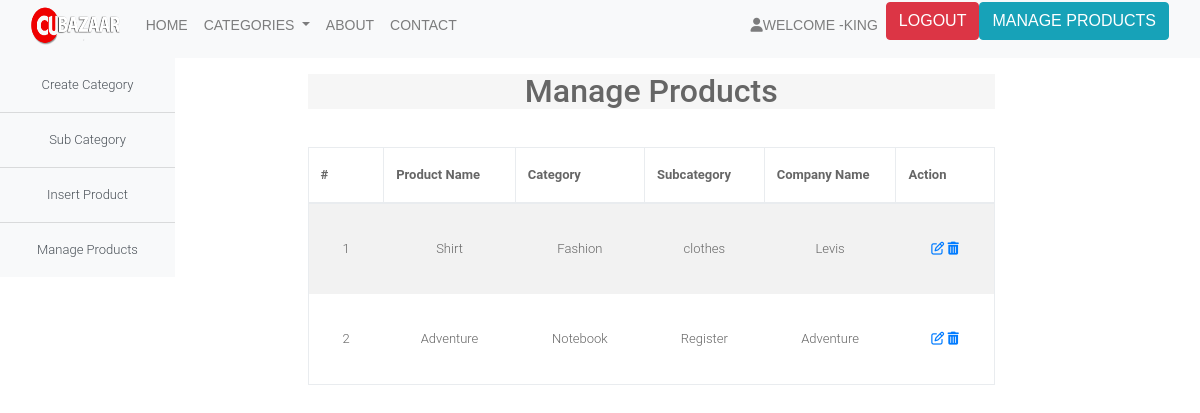
/manage-products.php (signed in), run on the app's committed database.
### tables this page shows
CREATE TABLE `products` (
  `id` int(11) NOT NULL,
  `category` int(11) NOT NULL,
  `subCategory` int(11) NOT NULL,
  `users` int(11) NOT NULL,
  `productName` varchar(255) NOT NULL,
  `productCompany` varchar(255) NOT NULL,
  `productPrice` int(11) NOT NULL,
  `productDescription` longtext NOT NULL,
  `productImage1` varchar(255) NOT NULL,
  `productImage2` varchar(255) NOT NULL,
  `productImage3` varchar(255) NOT NULL,
  `productAvailability` varchar(255) NOT NULL
);

CREATE TABLE `category` (
  `id` int(11) NOT NULL,
  `categoryName` varchar(255) NOT NULL,
  `categoryDescription` longtext NOT NULL
);

CREATE TABLE `subcategory` (
  `id` int(11) NOT NULL,
  `categoryid` int(11) NOT NULL,
  `subcategory` varchar(255) NOT NULL
);

### manage-products.php (the view, shortened to what this page needs)
<?php
include('includes/config.php');
?>
<!DOCTYPE html>
<html lang="en">
<head>
	<link rel="stylesheet" type="text/css" href="vendor/bootstrap/css/bootstrap.min.css">
	<link rel="stylesheet" type="text/css" href="fonts/font-awesome-4.7.0/css/font-awesome.min.css">
	<link rel="stylesheet" type="text/css" href="css/main.css">
</head>
<body>
<?php include('includes/header.php');?>
<?php include('includes/sidebar.php');?>
<div class="col-md-1"></div>
<div class="col-md-7">
	<h2 class="panel-heading">Manage Products</h2>
							<div class="module-body table">
									<br />
								<table cellpadding="0" cellspacing="0" border="0" class="datatable-1 table table-bordered table-striped	 display" width="100%">
									<thead>
										<tr>
											<th>#</th>
											<th>Product Name</th>
											<th>Category </th>
											<th>Subcategory</th>
											<th>Company Name</th>
											<th>Action</th>
										</tr>
									</thead>
									<tbody>
<?php
$uid = $_SESSION['id'];
 $query=mysqli_query($con,"select products.*,category.categoryName,subcategory.subcategory from products join category on category.id=products.category join subcategory on subcategory.id=products.subCategory where users = ".$uid);
$cnt=1;
while($row=mysqli_fetch_array($query))
{
?>
										<tr>
											<td><?php echo htmlentities($cnt);?></td>
											<td><?php echo htmlentities($row['productName']);?></td>
											<td><?php echo htmlentities($row['categoryName']);?></td>
											<td> <?php echo htmlentities($row['subcategory']);?></td>
											<td><?php echo htmlentities($row['productCompany']);?></td>
											<td>
											<a href="edit-products.php?id=<?php echo $row['id']?>" ><i class="fa fa-edit"></i></a>
											<a href="manage-products.php?id=<?php echo $row['id']?>&del=delete" onClick="return confirm('Are you sure you want to delete?')"><i class="fa fa-trash"></i></a></td>
										</tr>
										<?php $cnt=$cnt+1; } ?>
										</tbody>
								</table>
							</div>
						</div>
</body>
</html>

### css/main.css (style rules this page uses)
body { font-family: 'Roboto', sans-serif; font-size: 16px; font-weight: 300; color: #888; line-height: 30px; text-align: center; }
a { -webkit-transition: all 0.2s linear 0s; -moz-transition: all 0.2s linear 0s; -o-transition: all 0.2s linear 0s; transition: all 0.2s linear 0s; }
body { font-size: 13px; color: #666666; background-color: #fff; overflow-x: hidden; margin: 0; padding: 0; font-family: 'Roboto', sans-serif; }
a { outline: none!important; }
.body-content .my-wishlist-page .my-wishlist table > thead > tr > th, .table > tbody > tr > th, .table > tfoot > tr > th, .table > thead > tr > td, .table > tbody > tr > td, .table > tfoot > tr > td { vertical-align: middle; border: none; padding: 30px; }
.panel-heading { background-color: #f6f6f6; }

### data on the page
products: productName "Shirt", category.categoryName "Fashion", subcategory.subcategory "clothes", productCompany "Levis"
products: productName "Adventure", category.categoryName "Notebook", subcategory.subcategory "Register", productCompany "Adventure"

### other printed values
$_SESSION['username'] "KING"
